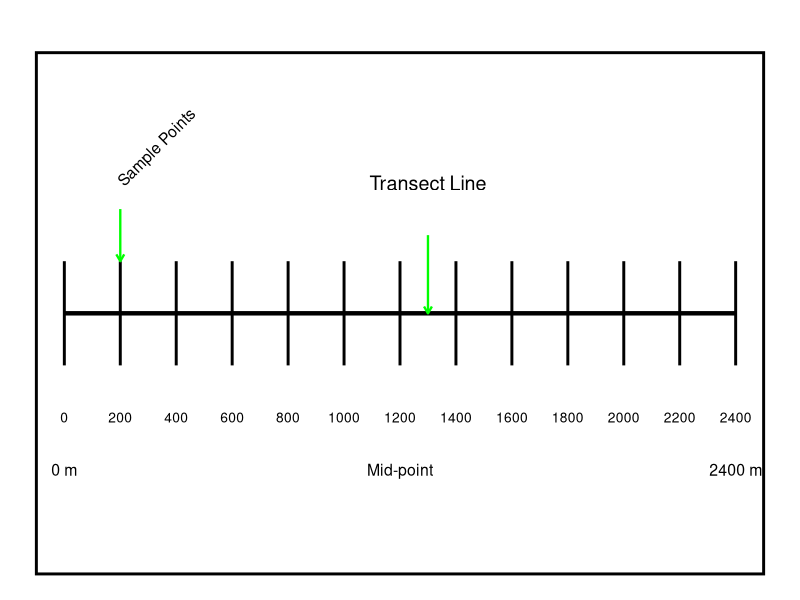
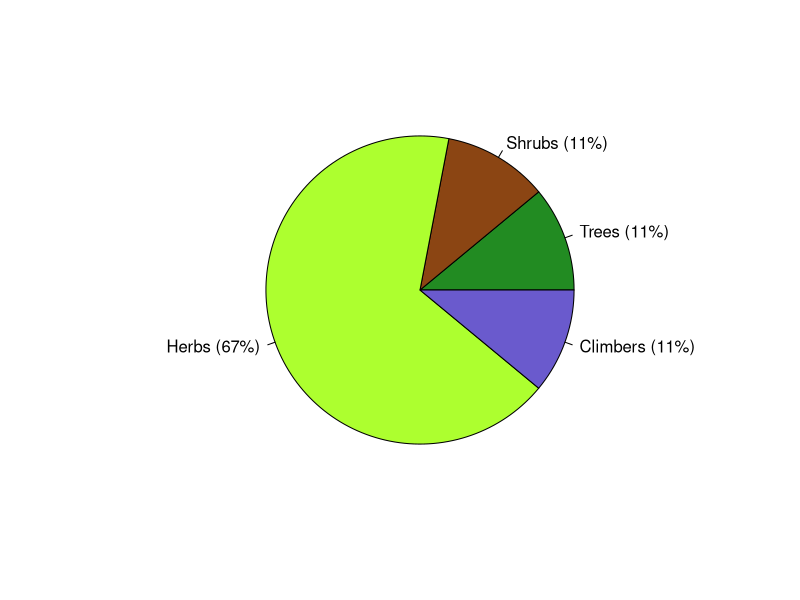

R code for these plots, in order:
## ---- chunk 1
library(ggplot2)

# Define parameters for the transect
start <- 0         
end <- 2400        
spacing <- 200     
mid_point <- 1300  

# Data for labels at intervals along the transect
interval_labels <- data.frame(
  x = seq(start, end, by = spacing),
  y = rep(-0.4, length(seq(start, end, by = spacing))), # Position below the transect
  text = seq(start, end, by = spacing) # Numbers at intervals
)

# Data for key labels (start, midpoint, end)
labels <- data.frame(
  x = c(start, (start + end) / 2, end),
  y = c(0, 0, 0),
  text = c("0 m", "Mid-point", "2400 m")
)

# Create the plot
  ggplot() +
  # Draw the transect line
  geom_segment(aes(x = start, xend = end, y = 0, yend = 0), size = 1.5) +
  
  # Add sample points (tick marks)
  geom_segment(aes(x = seq(start, end, by = spacing), 
                   xend = seq(start, end, by = spacing), 
                   y = -0.2, yend = 0.2), size = 1) +
  
  # Add labels at intervals
  geom_text(data = interval_labels, aes(x = x, y = y, label = text), size = 3.5) +
  
  # Add labels for start, mid-point, and end
  geom_text(data = labels, aes(x = x, y = -0.6, label = text), size = 4) +
  
  # Arrow and label for "Transect Line" (placed at 1300 m, green color)
  geom_segment(aes(x = mid_point, xend = mid_point, y = 0.3, yend = 0), 
               arrow = arrow(length = unit(0.2, "cm")), size = 0.8, color = "green") +
  annotate("text", x = mid_point, y = 0.5, label = "Transect Line", size = 5) +
  
  # Shortened arrow and label for "Sample Points" (diagonally, green color)
  geom_segment(aes(x = start + spacing, xend = start + spacing, y = 0.4, yend = 0.2), 
               arrow = arrow(length = unit(0.2, "cm")), size = 0.8, color = "green") +
  annotate("text", x = start + spacing, y = 0.5, label = "Sample Points", size = 4, 
           angle = 45, hjust = 0) +
  
  # Box around the diagram
  annotate("rect", xmin = start - 100, xmax = end + 100, ymin = -1, ymax = 1, 
           color = "black", fill = NA, size = 1) +
  
  # Minimalist theme
  theme_void() +
  labs(title = " ") +
  theme(plot.title = element_text(hjust = 0.5, size = 14, face = "bold"))


## ---- chunk 2
# Load required library
# Define the data as vectors
habit <- c("Trees", "Shrubs", "Herbs", "Climbers")
percentage <- c(11, 11, 67, 11)
colors <- c("#228B22", "#8B4513", "#ADFF2F", "#6A5ACD") # Custom color palette

# Create a pie chart
pie(
  percentage,
  labels = paste0(habit, " (", percentage, "%)"),
  main = " ",
  col = colors # Use custom colors
)
